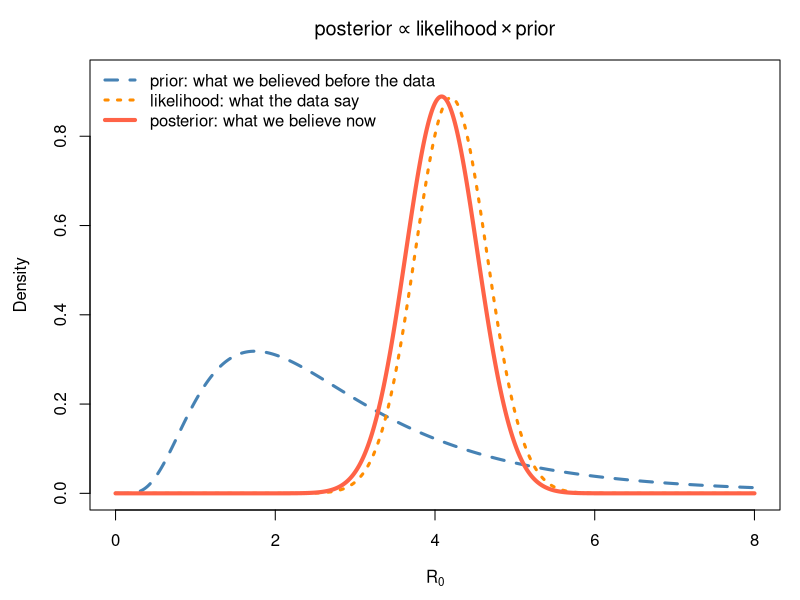
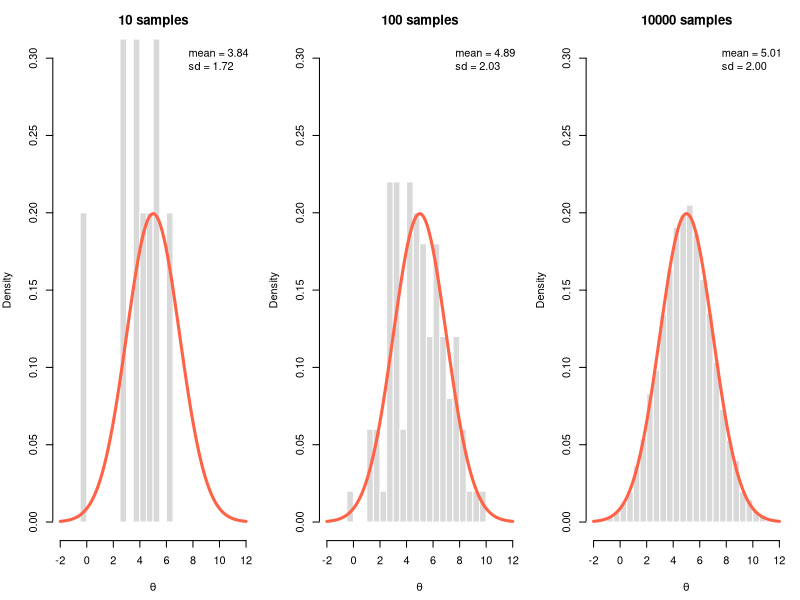
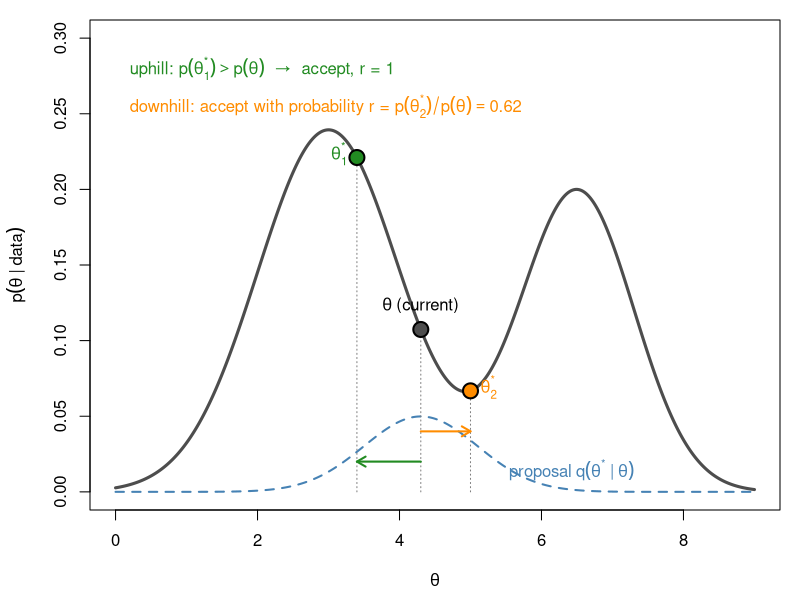
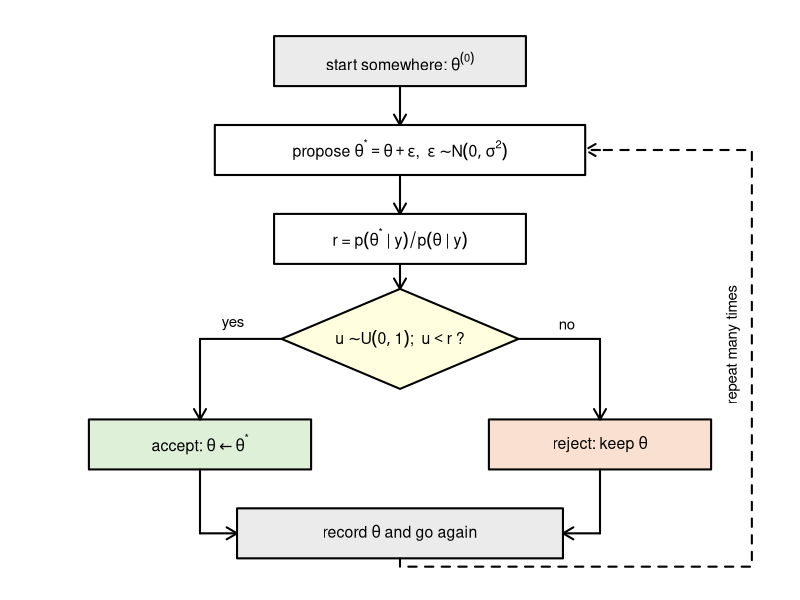
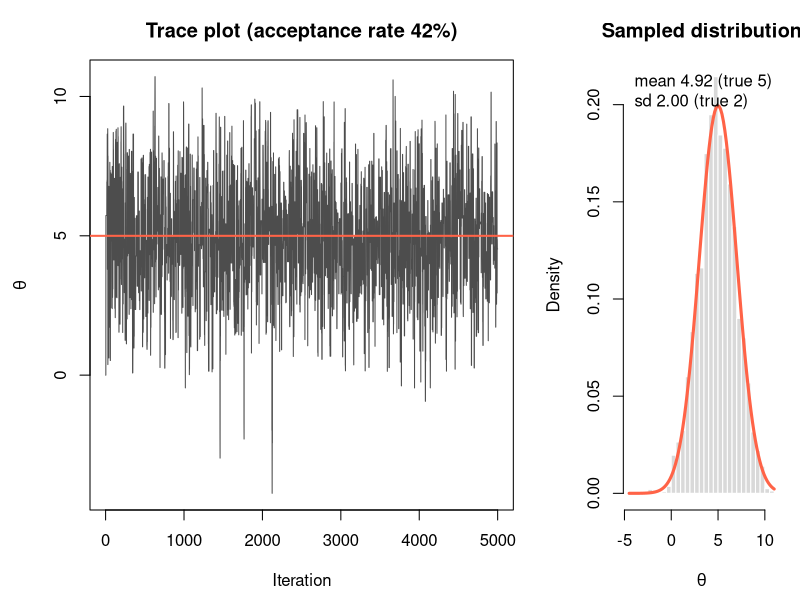
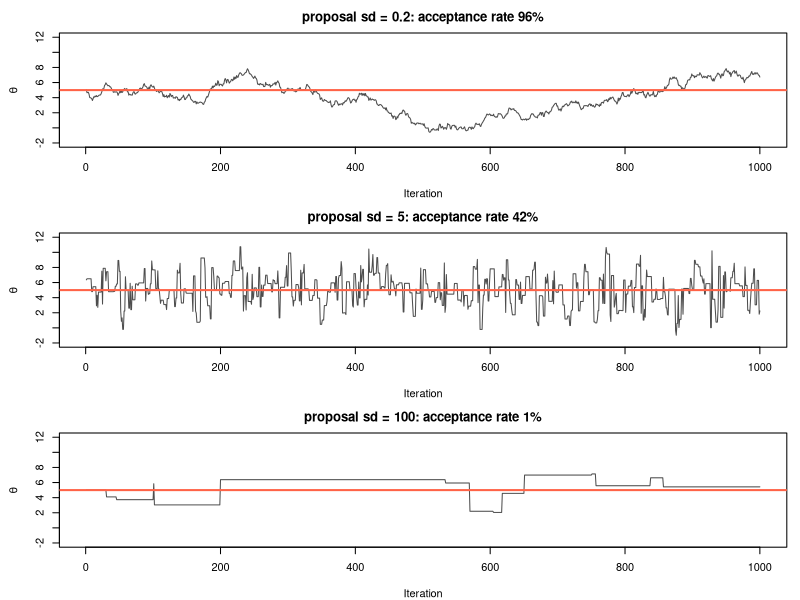
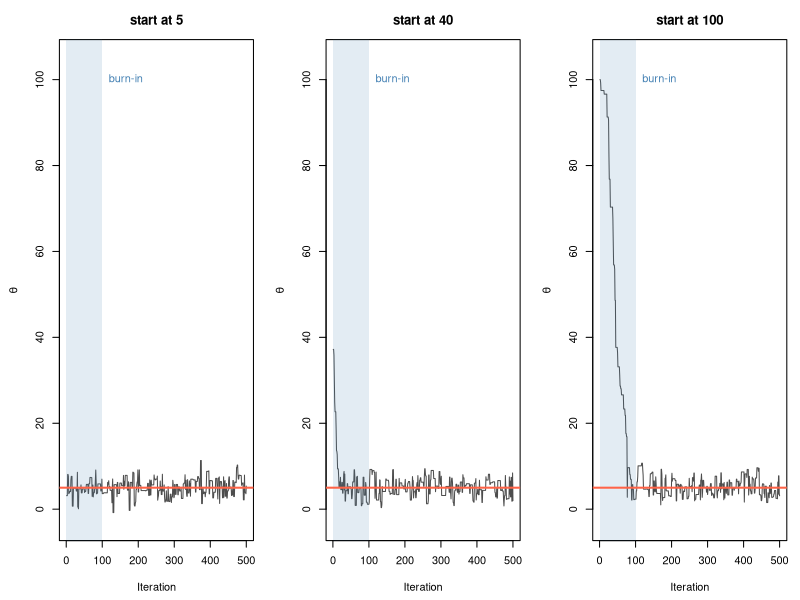
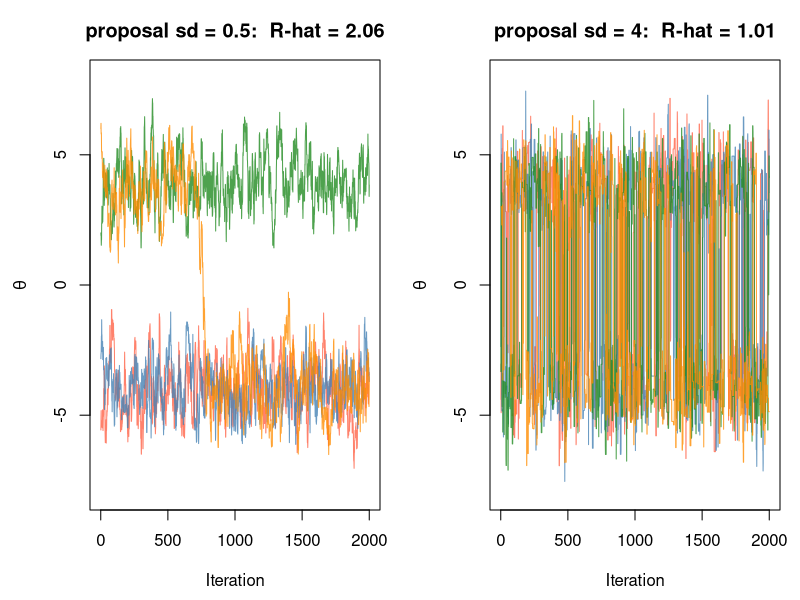

Reproduce these figures in R, in order.
# Schematics for the "Bayesian inference and MCMC" section
# (06_bayesian_mcmc.qmd). Every target here is a toy distribution we know the
# answer for, so the pictures isolate one idea each:
#
#   figures/06_bayes_update.png          prior x likelihood -> posterior
#   figures/06_monte_carlo.png           a distribution from 10, 100, 10000 draws
#   figures/06_metropolis_step.png       one Metropolis step: uphill / downhill
#   figures/06_metropolis_flowchart.png  the algorithm as a loop
#   figures/06_metropolis_normal.png     the sampler on Normal(5, 2): trace + histogram
#   figures/06_proposal_tuning.png       proposal too narrow / about right / too wide
#   figures/06_burn_in.png               chains started at the mode and far from it
#   figures/06_convergence.png           four chains that mix, and four that do not
#
# The slides pull code from the regions between `# start snippet <name>` and
# `# end snippet <name>` markers (see filters/include-code.lua). Everything
# outside the markers is plumbing that stays off the slides, so keep the code
# inside them exactly as it should appear on the slide.
#
# Run from the project root: Rscript scripts/06_mcmc_schematics.R

dir.create("figures", showWarnings = FALSE)
set.seed(2026)

fig <- function(name, width = 10, height = 6) {
  png(file.path("figures", name), width = width, height = height,
      units = "in", res = 150, pointsize = 15)
}

# ---- Bayes' rule: prior x likelihood -> posterior -------------------------

x <- seq(0, 8, by = 0.01)
prior <- dlnorm(x, meanlog = log(2.5), sdlog = 0.6)
likelihood <- dnorm(x, mean = 4.2, sd = 0.45)
posterior <- prior * likelihood
posterior <- posterior / sum(posterior * 0.01)   # normalise so it is a density

fig("06_bayes_update.png")
par(mar = c(4.5, 4.5, 3, 1))
plot(x, posterior, type = "n", ylim = c(0, 1.05 * max(posterior)),
     xlab = expression(R[0]), ylab = "Density",
     main = expression(posterior %prop% likelihood %*% prior))
lines(x, prior, col = "steelblue", lwd = 3, lty = 2)
lines(x, likelihood / sum(likelihood * 0.01), col = "darkorange", lwd = 3, lty = 3)
lines(x, posterior, col = "tomato", lwd = 4)
legend("topleft", bty = "n", lwd = c(3, 3, 4), lty = c(2, 3, 1),
       col = c("steelblue", "darkorange", "tomato"),
       legend = c("prior: what we believed before the data",
                  "likelihood: what the data say",
                  "posterior: what we believe now"))
dev.off()

# ---- Monte Carlo: learn a distribution from samples -----------------------

fig("06_monte_carlo.png", height = 4.5)
par(mfrow = c(1, 3), mar = c(4.5, 4, 3, 1))
for (n in c(10, 100, 10000)) {
  s <- rnorm(n, mean = 5, sd = 2)
  hist(s, freq = FALSE, breaks = seq(-5, 15, by = 0.5), col = "grey85",
       border = "white", xlim = c(-2, 12), ylim = c(0, 0.3),
       xlab = expression(theta), main = paste(n, "samples"))
  curve(dnorm(x, 5, 2), add = TRUE, col = "tomato", lwd = 3)
  legend("topright", bty = "n",
         legend = c(sprintf("mean = %.2f", mean(s)), sprintf("sd = %.2f", sd(s))))
}
dev.off()

# ---- One Metropolis step ---------------------------------------------------

target <- function(x) 0.6 * dnorm(x, 3, 1) + 0.4 * dnorm(x, 6.5, 0.8)
x_now <- 4.3          # where the chain is
x_up <- 3.4           # a proposal with higher density: always accepted
x_down <- 5.0         # a proposal with lower density: accepted with probability r
r_down <- target(x_down) / target(x_now)

fig("06_metropolis_step.png")
par(mar = c(4.5, 4.5, 1, 1))
curve(target(x), 0, 9, n = 500, lwd = 3, col = "grey30",
      xlab = expression(theta), ylab = expression(p(theta ~ "|" ~ data)),
      ylim = c(0, 0.3))
xx <- seq(0, 9, by = 0.01)
lines(xx, 0.1 * dnorm(xx, x_now, 0.8), lty = 2, col = "steelblue", lwd = 2)
text(5.4, 0.012, expression(proposal ~ q(theta^"*" ~ "|" ~ theta)), col = "steelblue", pos = 4)
for (p in c(x_now, x_up, x_down)) segments(p, 0, p, target(p), lty = 3, col = "grey50")
points(c(x_now, x_up, x_down), target(c(x_now, x_up, x_down)),
       pch = 21, cex = 2, lwd = 2,
       bg = c("grey30", "forestgreen", "darkorange"))
text(x_now, target(x_now), expression(theta ~ "(current)"), pos = 3, offset = 0.8)
text(x_up, target(x_up), expression(theta[1]^"*"), pos = 2, col = "forestgreen")
text(x_down, target(x_down), expression(theta[2]^"*"), pos = 4, col = "darkorange")
arrows(x_now, 0.02, x_up, 0.02, length = 0.1, lwd = 2, col = "forestgreen")
arrows(x_now, 0.04, x_down, 0.04, length = 0.1, lwd = 2, col = "darkorange")
text(0.2, 0.28, adj = 0, col = "forestgreen",
     expression("uphill: " * p(theta[1]^"*") > p(theta) * "  →  accept, r = 1"))
text(0.2, 0.255, adj = 0, col = "darkorange",
     substitute("downhill: accept with probability r = " * p(theta[2]^"*") / p(theta) == v,
                list(v = round(r_down, 2))))
dev.off()

# ---- The algorithm as a flowchart -----------------------------------------

box <- function(x, y, label, w = 3.4, h = 0.9, fill = "white", col = "black") {
  rect(x - w / 2, y - h / 2, x + w / 2, y + h / 2, col = fill, border = col, lwd = 2)
  text(x, y, label, cex = 0.95)
}

fig("06_metropolis_flowchart.png", width = 9, height = 6.5)
par(mar = c(0, 0, 0, 0))
plot.new()
plot.window(xlim = c(0, 10), ylim = c(0, 10))
box(5, 9.3, expression("start somewhere: " * theta^(0)), fill = "grey92")
box(5, 7.7, expression("propose " * theta^"*" == theta + epsilon * ",  " * epsilon %~% N(0, sigma^2)), w = 5)
box(5, 6.1, expression("r = " * p(theta^"*" ~ "|" ~ y) / p(theta ~ "|" ~ y)), w = 3.4)
polygon(c(5, 6.6, 5, 3.4), c(5.2, 4.3, 3.4, 4.3), col = "lightyellow", border = "black", lwd = 2)
text(5, 4.3, expression(u %~% U(0, 1) * ";  " * u < r * " ?"), cex = 0.95)
box(2.3, 2.4, expression("accept: " * theta %<-% theta^"*"), w = 3, fill = "#dff0d8")
box(7.7, 2.4, expression("reject: keep " * theta), w = 3, fill = "#f9e0d0")
box(5, 0.8, expression("record " * theta * " and go again"), w = 4.4, fill = "grey92")
arrows(5, 8.85, 5, 8.15, length = 0.12, lwd = 2)
arrows(5, 7.25, 5, 6.55, length = 0.12, lwd = 2)
arrows(5, 5.65, 5, 5.2, length = 0.12, lwd = 2)
arrows(3.4, 4.3, 2.3, 4.3, length = 0, lwd = 2); arrows(2.3, 4.3, 2.3, 2.85, length = 0.12, lwd = 2)
arrows(6.6, 4.3, 7.7, 4.3, length = 0, lwd = 2); arrows(7.7, 4.3, 7.7, 2.85, length = 0.12, lwd = 2)
text(2.75, 4.55, "yes", cex = 0.9); text(7.25, 4.55, "no", cex = 0.9)
arrows(2.3, 1.95, 2.3, 0.8, length = 0, lwd = 2); arrows(2.3, 0.8, 2.8, 0.8, length = 0.12, lwd = 2)
arrows(7.7, 1.95, 7.7, 0.8, length = 0, lwd = 2); arrows(7.7, 0.8, 7.2, 0.8, length = 0.12, lwd = 2)
lines(c(5, 5, 9.75, 9.75, 7.6), c(0.35, 0.2, 0.2, 7.7, 7.7), lwd = 2, lty = 2)
arrows(7.7, 7.7, 7.5, 7.7, length = 0.12, lwd = 2, lty = 2)
text(9.5, 4.2, "repeat many times", srt = 90, cex = 0.9)
dev.off()

# ---- The sampler ------------------------------------------------------------

# start snippet metropolis_1d
metropolis_1d <- function(log_target, n_iter, init, proposal_sd) {
  samples <- numeric(n_iter)
  theta <- init
  log_p <- log_target(theta)
  n_accepted <- 0
  for (i in seq_len(n_iter)) {
    # 1. propose a move: current value plus symmetric noise
    proposal <- theta + rnorm(1, mean = 0, sd = proposal_sd)
    log_p_proposal <- log_target(proposal)
    # 2. accept with probability min(1, p(proposal) / p(theta)); on the log
    #    scale that is: accept if log(u) < log_p_proposal - log_p
    if (log(runif(1)) < log_p_proposal - log_p) {
      theta <- proposal
      log_p <- log_p_proposal
      n_accepted <- n_accepted + 1
    }
    # 3. record where the chain is (the old value again, if we rejected)
    samples[i] <- theta
  }
  list(samples = samples, acceptance_rate = n_accepted / n_iter)
}
# end snippet metropolis_1d

# ---- Metropolis on a known target: Normal(5, 2) ---------------------------

# start snippet metropolis_normal
log_target <- function(theta) dnorm(theta, mean = 5, sd = 2, log = TRUE)
run <- metropolis_1d(log_target, n_iter = 5000, init = 0, proposal_sd = 5)
# end snippet metropolis_normal

fig("06_metropolis_normal.png")
layout(matrix(c(1, 2), 1), widths = c(2, 1))
par(mar = c(4.5, 4.5, 3, 1))
plot(run$samples, type = "l", col = "grey30", xlab = "Iteration", ylab = expression(theta),
     main = sprintf("Trace plot (acceptance rate %.0f%%)", 100 * run$acceptance_rate))
abline(h = 5, col = "tomato", lwd = 2)
hist(run$samples, freq = FALSE, breaks = 40, col = "grey85", border = "white",
     xlab = expression(theta), main = "Sampled distribution")
curve(dnorm(x, 5, 2), add = TRUE, col = "tomato", lwd = 3)
legend("topright", bty = "n", legend = c(sprintf("mean %.2f (true 5)", mean(run$samples)),
                                         sprintf("sd %.2f (true 2)", sd(run$samples))))
dev.off()

# ---- Tuning the proposal ---------------------------------------------------

fig("06_proposal_tuning.png", height = 7)
par(mfrow = c(3, 1), mar = c(4, 4.5, 2.5, 1))
for (sd in c(0.2, 5, 100)) {
  r <- metropolis_1d(log_target, n_iter = 1000, init = 5, proposal_sd = sd)
  plot(r$samples, type = "l", col = "grey30", ylim = c(-2, 12),
       xlab = "Iteration", ylab = expression(theta),
       main = sprintf("proposal sd = %g: acceptance rate %.0f%%", sd, 100 * r$acceptance_rate))
  abline(h = 5, col = "tomato", lwd = 2)
}
dev.off()

# ---- Burn-in ---------------------------------------------------------------

fig("06_burn_in.png", height = 4.5)
par(mfrow = c(1, 3), mar = c(4.5, 4.5, 3, 1))
for (start in c(5, 40, 100)) {
  r <- metropolis_1d(log_target, n_iter = 500, init = start, proposal_sd = 5)
  plot(r$samples, type = "l", col = "grey30", ylim = c(-3, 105),
       xlab = "Iteration", ylab = expression(theta), main = paste("start at", start))
  rect(0, -10, 100, 110, col = adjustcolor("steelblue", 0.15), border = NA)
  abline(h = 5, col = "tomato", lwd = 2)
  text(100, 100, "burn-in", col = "steelblue", pos = 4)
}
dev.off()

# ---- Convergence: several chains -------------------------------------------

# start snippet rhat
# Gelman-Rubin R-hat: variance between chains relative to variance within them.
# Chains that have found the same distribution give R-hat close to 1.
rhat <- function(chains) {
  n <- length(chains[[1]])
  W <- mean(sapply(chains, var))            # mean within-chain variance
  B <- n * var(sapply(chains, mean))        # n x variance of the chain means
  sqrt(((n - 1) / n * W + B / n) / W)
}
# end snippet rhat

log_bimodal <- function(theta) log(0.5 * dnorm(theta, -4, 1) + 0.5 * dnorm(theta, 4, 1))
starts <- c(-6, -2, 2, 6)
cols <- c("tomato", "steelblue", "forestgreen", "darkorange")

fig("06_convergence.png", height = 4.5)
par(mfrow = c(1, 2), mar = c(4.5, 4.5, 3, 1))
for (sd in c(0.5, 4)) {
  chains <- lapply(starts, function(s) metropolis_1d(log_bimodal, 2000, s, sd)$samples)
  plot(NA, xlim = c(0, 2000), ylim = c(-8, 8), xlab = "Iteration", ylab = expression(theta),
       main = sprintf("proposal sd = %g:  R-hat = %.2f", sd, rhat(chains)))
  for (k in seq_along(chains)) lines(chains[[k]], col = adjustcolor(cols[k], 0.8))
}
dev.off()
